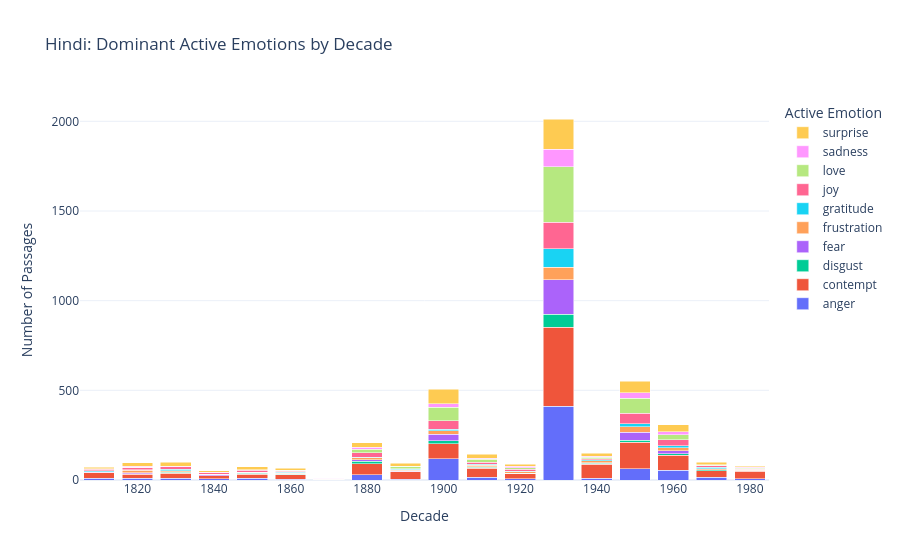
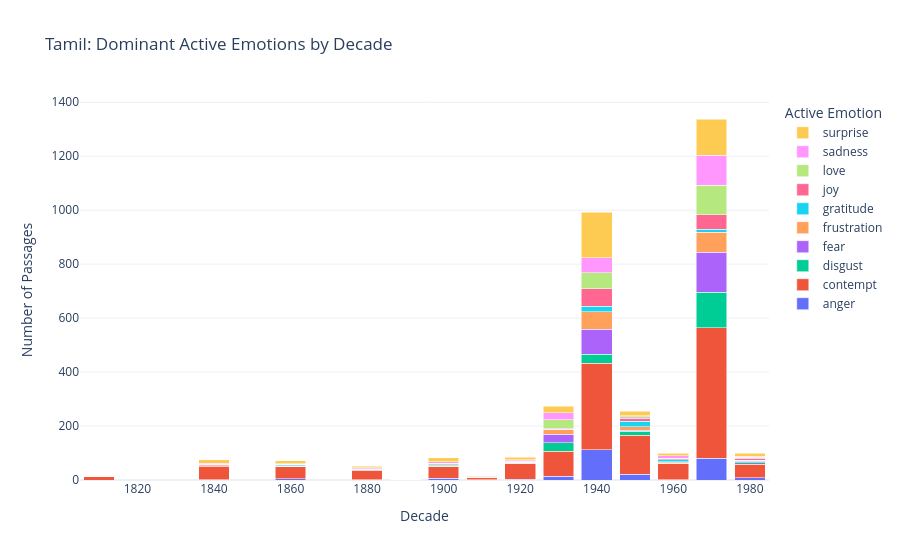
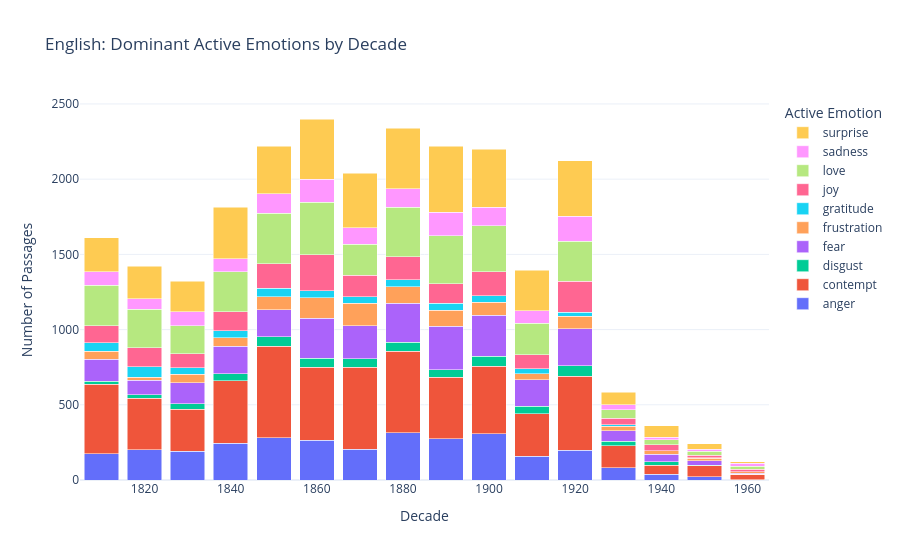

The notebook cell saved with these charts, in order:
### Code cell
# RESULTS ANALYSIS: SECONDARY EMOTIONS & FINAL SUMM


print("\n" + "="*60)
print("ANALYZING EMOTIONAL TRENDS (EXCLUDING NEUTRAL)")
print("="*60)

# Helper to find the strongest emotion that isn't 'neutral'
def get_secondary_emotion(row, labels):
    active_labels = [l for l in labels if l != 'neutral']
    return row[active_labels].idxmax()

results_summary = []

for lang, filename in [('Hindi', 'final_hindi_emotions.csv'), ('Tamil', 'final_tamil_emotions.csv'),('English','final_english_emotions.csv')]:
    if os.path.exists(filename):
        df = pd.read_csv(filename)
        
        # 1. STANDARDIZE DECADES
        # Extracts 4-digit year and rounds to the start of the decade
        year_col = 'time_period' if 'time_period' in df.columns else 'year'
        df['decade'] = (df[year_col].astype(str).str.extract(r'(\d{4})')[0].astype(int)) // 10 * 10
        
        # 2. CALCULATE SECONDARY DOMINANT EMOTION
        # This highlights the 'active' emotional intent of the passage
        df['secondary_emotion'] = df.apply(lambda r: get_secondary_emotion(r, EMOTION_LABELS), axis=1)
        
        # 3. CREATE TREND VISUALIZATION
        trends = df.groupby(['decade', 'secondary_emotion']).size().unstack(fill_value=0)
        
        fig = go.Figure()
        for emotion in trends.columns:
            fig.add_trace(go.Bar(
                x=trends.index, 
                y=trends[emotion], 
                name=emotion
            ))
        
        fig.update_layout(
            title=f"{lang}: Dominant Active Emotions by Decade",
            barmode='stack',
            xaxis_title="Decade",
            yaxis_title="Number of Passages",
            legend_title="Active Emotion",
            template="plotly_white"
        )
        fig.show()
        
        # 4. PREPARE FINAL SUMMARY STATS
        means = df[EMOTION_LABELS].mean()
        results_summary.append({
            'Language': lang,
            'Total Rows': len(df),
            'Year Range': f"{df[year_col].min()} - {df[year_col].max()}",
            'Dominant (Overall)': f"{means.idxmax()} ({means.max():.3f})",
            'Top Active Emotion': df['secondary_emotion'].mode()[0]
        })

# PRINT FINAL ACADEMIC SUMMARY
print("\n" + "="*60)
print("FINAL DATASET SUMMARY")
print("="*60)
summary_df = pd.DataFrame(results_summary)
print(summary_df.to_string(index=False))

print("\nProcessing and Analysis Complete!")

### Figure 1 — Plotly figure (JSON) as saved in the notebook; plotly's stock layout.template omitted (floating-point values rounded to 4 significant figures)
{"data": [{"name": "anger", "type": "bar", "x": [1810, 1820, 1830, 1840, 1850, 1860, 1870, 1880, 1890, 1900, 1910, 1920, 1930, 1940, 1950, 1960, 1970, 1980], "y": [9, 9, 11, 7, 10, 5, 0, 30, 5, 118, 14, 7, 411, 9, 62, 54, 15, 6]}, {"name": "contempt", "type": "bar", "x": [1810, 1820, 1830, 1840, 1850, 1860, 1870, 1880, 1890, 1900, 1910, 1920, 1930, 1940, 1950, 1960, 1970, 1980], "y": [31, 24, 28, 18, 23, 25, 5, 61, 40, 83, 52, 29, 440, 79, 148, 84, 38, 42]}, {"name": "disgust", "type": "bar", "x": [1810, 1820, 1830, 1840, 1850, 1860, 1870, 1880, 1890, 1900, 1910, 1920, 1930, 1940, 1950, 1960, 1970, 1980], "y": [0, 2, 4, 0, 4, 3, 0, 13, 0, 17, 6, 2, 72, 5, 13, 9, 3, 3]}, {"name": "fear", "type": "bar", "x": [1810, 1820, 1830, 1840, 1850, 1860, 1870, 1880, 1890, 1900, 1910, 1920, 1930, 1940, 1950, 1960, 1970, 1980], "y": [3, 6, 4, 3, 5, 1, 0, 9, 4, 37, 3, 1, 195, 3, 43, 15, 2, 1]}, {"name": "frustration", "type": "bar", "x": [1810, 1820, 1830, 1840, 1850, 1860, 1870, 1880, 1890, 1900, 1910, 1920, 1930, 1940, 1950, 1960, 1970, 1980], "y": [3, 14, 6, 4, 1, 4, 1, 10, 5, 21, 6, 8, 68, 11, 30, 18, 5, 2]}, {"name": "gratitude", "type": "bar", "x": [1810, 1820, 1830, 1840, 1850, 1860, 1870, 1880, 1890, 1900, 1910, 1920, 1930, 1940, 1950, 1960, 1970, 1980], "y": [6, 2, 7, 1, 1, 4, 0, 5, 5, 8, 7, 2, 103, 6, 18, 10, 8, 3]}, {"name": "joy", "type": "bar", "x": [1810, 1820, 1830, 1840, 1850, 1860, 1870, 1880, 1890, 1900, 1910, 1920, 1930, 1940, 1950, 1960, 1970, 1980], "y": [8, 14, 14, 8, 10, 8, 2, 24, 5, 46, 12, 11, 148, 6, 59, 35, 8, 3]}, {"name": "love", "type": "bar", "x": [1810, 1820, 1830, 1840, 1850, 1860, 1870, 1880, 1890, 1900, 1910, 1920, 1930, 1940, 1950, 1960, 1970, 1980], "y": [2, 1, 1, 0, 2, 5, 0, 20, 13, 75, 16, 8, 309, 9, 84, 28, 2, 5]}, {"name": "sadness", "type": "bar", "x": [1810, 1820, 1830, 1840, 1850, 1860, 1870, 1880, 1890, 1900, 1910, 1920, 1930, 1940, 1950, 1960, 1970, 1980], "y": [2, 5, 3, 1, 2, 0, 1, 10, 1, 20, 6, 8, 97, 5, 30, 15, 3, 5]}, {"name": "surprise", "type": "bar", "x": [1810, 1820, 1830, 1840, 1850, 1860, 1870, 1880, 1890, 1900, 1910, 1920, 1930, 1940, 1950, 1960, 1970, 1980], "y": [7, 20, 22, 9, 15, 10, 1, 26, 15, 82, 23, 12, 170, 17, 65, 39, 14, 7]}], "layout": {"barmode": "stack", "legend": {"title": {"text": "Active Emotion"}}, "title": {"text": "Hindi: Dominant Active Emotions by Decade"}, "xaxis": {"title": {"text": "Decade"}}, "yaxis": {"title": {"text": "Number of Passages"}}}}

### Figure 2 — Plotly figure (JSON) as saved in the notebook; plotly's stock layout.template omitted (floating-point values rounded to 4 significant figures)
{"data": [{"name": "anger", "type": "bar", "x": [1810, 1840, 1860, 1880, 1890, 1900, 1910, 1920, 1930, 1940, 1950, 1960, 1970, 1980], "y": [0, 1, 5, 1, 0, 6, 1, 3, 13, 112, 22, 1, 81, 9]}, {"name": "contempt", "type": "bar", "x": [1810, 1840, 1860, 1880, 1890, 1900, 1910, 1920, 1930, 1940, 1950, 1960, 1970, 1980], "y": [12, 49, 46, 36, 1, 44, 10, 58, 94, 320, 143, 62, 483, 50]}, {"name": "disgust", "type": "bar", "x": [1810, 1840, 1860, 1880, 1890, 1900, 1910, 1920, 1930, 1940, 1950, 1960, 1970, 1980], "y": [0, 0, 0, 2, 0, 1, 0, 2, 31, 35, 15, 0, 132, 5]}, {"name": "fear", "type": "bar", "x": [1810, 1840, 1860, 1880, 1890, 1900, 1910, 1920, 1930, 1940, 1950, 1960, 1970, 1980], "y": [0, 0, 0, 0, 0, 1, 0, 1, 32, 91, 4, 1, 149, 6]}, {"name": "frustration", "type": "bar", "x": [1810, 1840, 1860, 1880, 1890, 1900, 1910, 1920, 1930, 1940, 1950, 1960, 1970, 1980], "y": [0, 2, 2, 2, 1, 4, 3, 2, 17, 66, 14, 3, 73, 3]}, {"name": "gratitude", "type": "bar", "x": [1810, 1840, 1860, 1880, 1890, 1900, 1910, 1920, 1930, 1940, 1950, 1960, 1970, 1980], "y": [1, 1, 4, 0, 0, 4, 1, 2, 2, 20, 19, 8, 11, 1]}, {"name": "joy", "type": "bar", "x": [1810, 1840, 1860, 1880, 1890, 1900, 1910, 1920, 1930, 1940, 1950, 1960, 1970, 1980], "y": [0, 6, 1, 0, 0, 2, 0, 2, 2, 65, 12, 3, 55, 7]}, {"name": "love", "type": "bar", "x": [1810, 1840, 1860, 1880, 1890, 1900, 1910, 1920, 1930, 1940, 1950, 1960, 1970, 1980], "y": [0, 0, 0, 1, 0, 1, 0, 1, 33, 59, 6, 3, 108, 3]}, {"name": "sadness", "type": "bar", "x": [1810, 1840, 1860, 1880, 1890, 1900, 1910, 1920, 1930, 1940, 1950, 1960, 1970, 1980], "y": [0, 4, 3, 3, 0, 5, 0, 4, 26, 55, 4, 9, 112, 4]}, {"name": "surprise", "type": "bar", "x": [1810, 1840, 1860, 1880, 1890, 1900, 1910, 1920, 1930, 1940, 1950, 1960, 1970, 1980], "y": [0, 12, 11, 6, 0, 15, 1, 9, 24, 169, 16, 10, 134, 12]}], "layout": {"barmode": "stack", "legend": {"title": {"text": "Active Emotion"}}, "title": {"text": "Tamil: Dominant Active Emotions by Decade"}, "xaxis": {"title": {"text": "Decade"}}, "yaxis": {"title": {"text": "Number of Passages"}}}}

### Figure 3 — Plotly figure (JSON) as saved in the notebook; plotly's stock layout.template omitted (floating-point values rounded to 4 significant figures)
{"data": [{"name": "anger", "type": "bar", "x": [1810, 1820, 1830, 1840, 1850, 1860, 1870, 1880, 1890, 1900, 1910, 1920, 1930, 1940, 1950, 1960], "y": [176, 200, 191, 245, 281, 264, 203, 314, 275, 308, 159, 197, 80, 39, 22, 3]}, {"name": "contempt", "type": "bar", "x": [1810, 1820, 1830, 1840, 1850, 1860, 1870, 1880, 1890, 1900, 1910, 1920, 1930, 1940, 1950, 1960], "y": [462, 343, 280, 416, 607, 485, 546, 543, 408, 447, 283, 493, 148, 60, 72, 34]}, {"name": "disgust", "type": "bar", "x": [1810, 1820, 1830, 1840, 1850, 1860, 1870, 1880, 1890, 1900, 1910, 1920, 1930, 1940, 1950, 1960], "y": [20, 25, 35, 47, 64, 59, 56, 59, 51, 68, 48, 71, 31, 23, 3, 1]}, {"name": "fear", "type": "bar", "x": [1810, 1820, 1830, 1840, 1850, 1860, 1870, 1880, 1890, 1900, 1910, 1920, 1930, 1940, 1950, 1960], "y": [145, 94, 140, 182, 180, 269, 220, 258, 289, 273, 178, 245, 67, 50, 30, 7]}, {"name": "frustration", "type": "bar", "x": [1810, 1820, 1830, 1840, 1850, 1860, 1870, 1880, 1890, 1900, 1910, 1920, 1930, 1940, 1950, 1960], "y": [52, 20, 56, 57, 85, 136, 151, 110, 106, 86, 37, 82, 33, 22, 18, 9]}, {"name": "gratitude", "type": "bar", "x": [1810, 1820, 1830, 1840, 1850, 1860, 1870, 1880, 1890, 1900, 1910, 1920, 1930, 1940, 1950, 1960], "y": [58, 71, 45, 46, 57, 44, 41, 47, 47, 42, 35, 28, 8, 2, 2, 2]}, {"name": "joy", "type": "bar", "x": [1810, 1820, 1830, 1840, 1850, 1860, 1870, 1880, 1890, 1900, 1910, 1920, 1930, 1940, 1950, 1960], "y": [113, 127, 91, 125, 164, 242, 144, 154, 130, 161, 94, 205, 45, 38, 17, 17]}, {"name": "love", "type": "bar", "x": [1810, 1820, 1830, 1840, 1850, 1860, 1870, 1880, 1890, 1900, 1910, 1920, 1930, 1940, 1950, 1960], "y": [270, 256, 189, 265, 334, 347, 205, 328, 319, 306, 208, 265, 54, 32, 26, 18]}, {"name": "sadness", "type": "bar", "x": [1810, 1820, 1830, 1840, 1850, 1860, 1870, 1880, 1890, 1900, 1910, 1920, 1930, 1940, 1950, 1960], "y": [89, 70, 90, 89, 132, 155, 112, 122, 155, 121, 84, 167, 34, 18, 15, 20]}, {"name": "surprise", "type": "bar", "x": [1810, 1820, 1830, 1840, 1850, 1860, 1870, 1880, 1890, 1900, 1910, 1920, 1930, 1940, 1950, 1960], "y": [224, 214, 203, 341, 316, 399, 362, 405, 440, 388, 269, 370, 83, 76, 35, 9]}], "layout": {"barmode": "stack", "legend": {"title": {"text": "Active Emotion"}}, "title": {"text": "English: Dominant Active Emotions by Decade"}, "xaxis": {"title": {"text": "Decade"}}, "yaxis": {"title": {"text": "Number of Passages"}}}}
